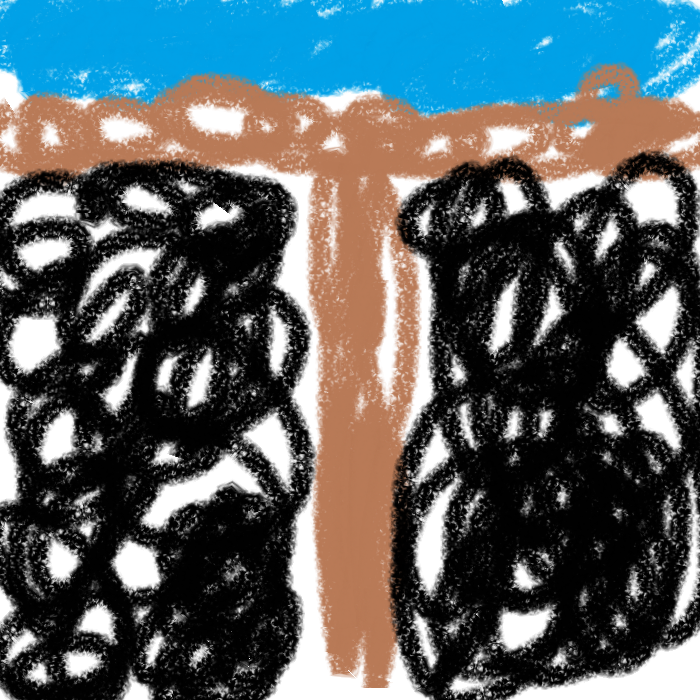
#> input picture valhalla.png, 700 x 700 px
$ python driver.py
#> lines starting #> are read from the running program, lines starting #| are printed output that depends on the picture
### qolFunctions.py
import os, sys, classes, random, requests, re
from bs4 import BeautifulSoup
from PIL import Image

# [169 lines left out: functions saveGame, loadGame, maleNameGen, femaleNameGen, levelCreator, mapDump and 1 more, not called in this run]

##################
#Dicking around down here

def imageSliceNDice(mapImage):
#> called with mapImage = 'valhalla.png'
	mapImage = Image.open(mapImage)
#> mapImage is the input picture: PIL image 700x700 RGB; mean R, G, B 88.2, 98.4, 101.6
	#Need to make a better for loop here to have it run through a whole image of any size, sounds like a task for another day. Might be easier to automatically set the range based on resolution
	#Thought this would be a fun tool for playing with the map
	for x in range(0,7):
		for y in range(0,7):
			mapImageSlice = mapImage.crop(((x * 100),(y * 100),(x * 100 + 100),(y * 100 + 100)))
			mapImageSlice.save("slice" + str(x) + "," + str(y) + (".jpg"))
#> this loop made 7 passes
#> pass 1, in imageSliceNDice, `mapImageSlice.save("slice" + str(x) + "," + str(y) + (".jpg"))`:
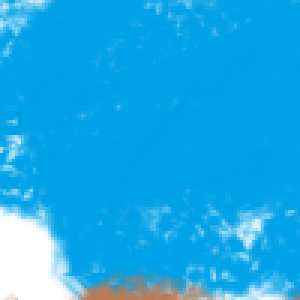
#> saved as slice0,0.jpg: PIL image 100x100 RGB (shown 3 times larger); mean R, G, B 28.2, 169, 230.3
#> pass 1, in imageSliceNDice, `mapImageSlice.save("slice" + str(x) + "," + str(y) + (".jpg"))`:
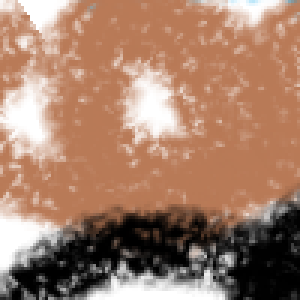
#> saved as slice0,1.jpg: PIL image 100x100 RGB (shown 3 times larger); mean R, G, B 164.3, 127.1, 106.4
#> pass 1, in imageSliceNDice, `mapImageSlice.save("slice" + str(x) + "," + str(y) + (".jpg"))`:
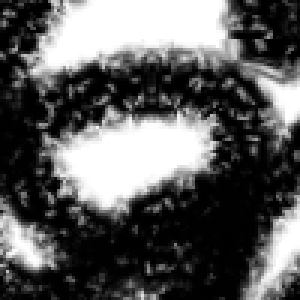
#> saved as slice0,2.jpg: PIL image 100x100 RGB (shown 3 times larger); min 0, max 255, mean 93.5
#> pass 1, in imageSliceNDice, `mapImageSlice.save("slice" + str(x) + "," + str(y) + (".jpg"))`:
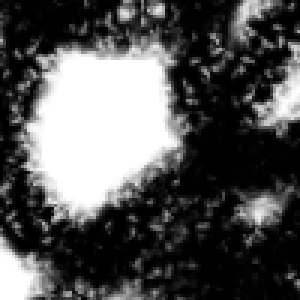
#> saved as slice0,3.jpg: PIL image 100x100 RGB (shown 3 times larger); min 0, max 255, mean 84.9
#> after the loop:
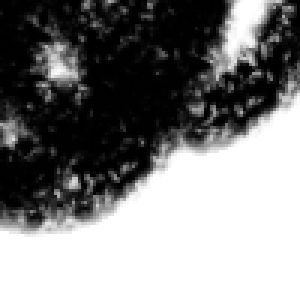
#> mapImageSlice: PIL image 100x100 RGB (shown 3 times larger); min 0, max 255, mean 128.5

### classes.py
import os, sys, random

class toScrap():
	# [7 lines left out: function __init__, not called in this run]

class ship():
	def __init__(self):
		self.fuel = 0
		self.armor = 0
		self.engines = 1
		self.weapons = {}
		self.lifeSupport = 1
		self.crewSize = 1
		self.size = 1
		self.crewMembers = {}#list of crewmates
		self.shields = 1
		self.speed = 1
		self.turning = 1
		self.money = 50
		self.name = "Player Name"

class levelMap():
	# [4 lines left out: function __init__, not called in this run]

class mapSquare():
	# [6 lines left out: function __init__, not called in this run]

class crewMate():
	# [9 lines left out: function __init__, not called in this run]

class enemy():
	# [8 lines left out: function __init__, not called in this run]

### driver.py
import os, sys, random, classes, qolFunctions


def __main__():

	qolFunctions.imageSliceNDice("valhalla.png")


# [38 lines of commented-out code are left out]

__main__()
